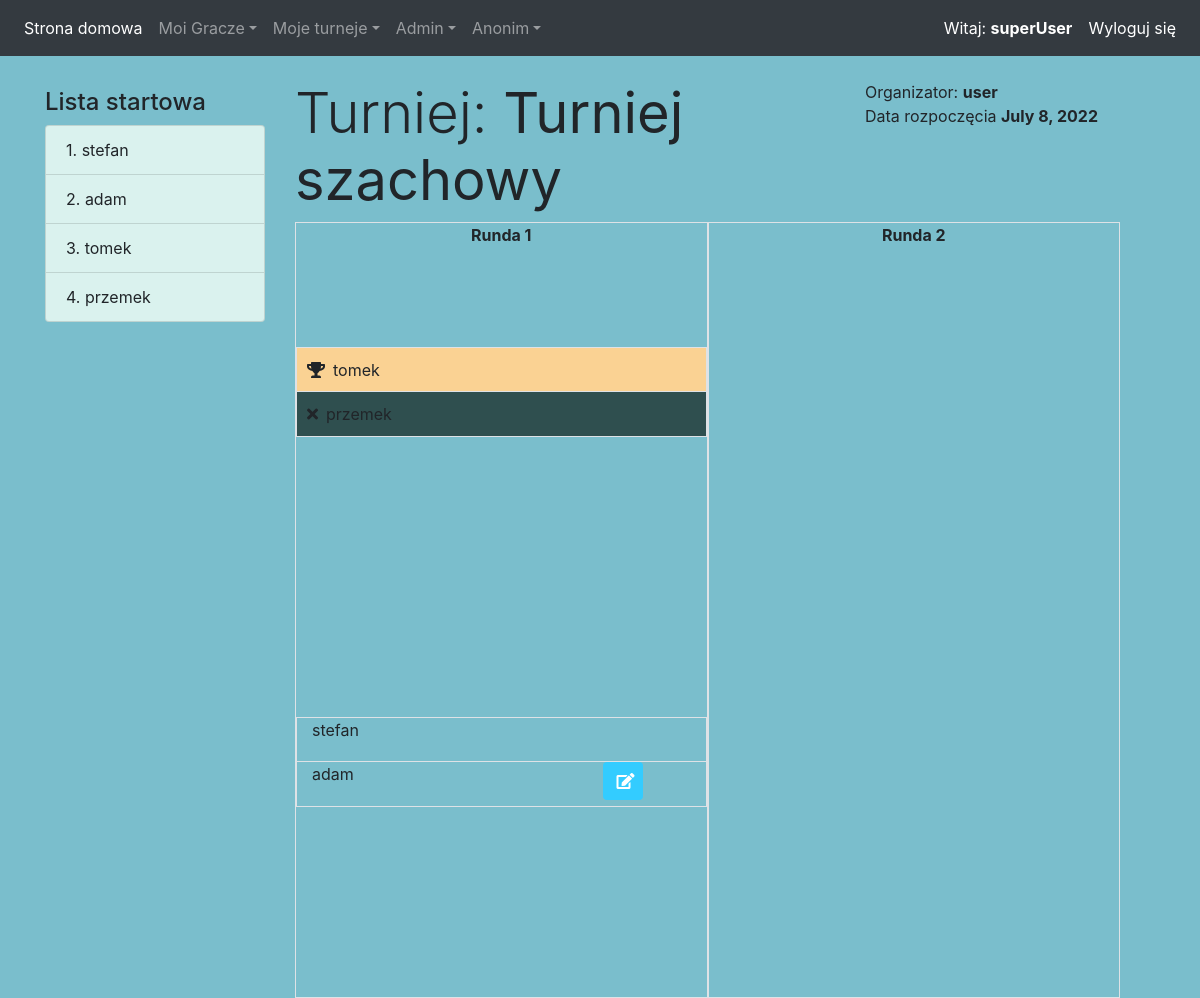
Screenshot of /tournaments/detail/142/ (signed in) with the database file from the repository.
### app/models/player_model.py (models this page shows)
class Player(models.Model):
    user = models.ForeignKey(User, null=True, on_delete=models.CASCADE)
    name = models.CharField('Nazwa', max_length=100, null=True)
    def __str__(self):
        return self.name

### app/models/tournament_model.py (models this page shows)
class Tournament(models.Model):
    user = models.ForeignKey(User, null=True, on_delete=models.CASCADE)
    name = models.CharField('Nazwa', max_length=100, null=True)
    start_date = models.DateTimeField('Rozpoczęcie', null=True)
    max_players = models.IntegerField(
        'Max graczy',
        null=False,
        validators=[MinValueValidator(2), MaxValueValidator(500)]
    )
    is_started = models.BooleanField('Rozpoczęty', null=False, default=False)
    is_finished = models.BooleanField('Zakończony', null=False, default=False)
    players = models.ManyToManyField(Player, 'Gracze')
    def __str__(self):
        return self.name

### app/models/round_model.py (models this page shows, shortened)
class Round(models.Model):
    tournament = models.ForeignKey(Tournament, on_delete=models.CASCADE)
    round_number = models.IntegerField('Runda nr',null=True)

### app/models/result_model.py (models this page shows, shortened)
class Result(models.Model):
    arena = models.ForeignKey(Arena, null=True, on_delete=models.CASCADE)
    winner = models.ForeignKey(Player, on_delete=models.CASCADE)

### app/models/arena_model.py (models this page shows, shortened)
class Arena(models.Model):
    round = models.ForeignKey(Round, null=True, on_delete=models.CASCADE)
    player1 = models.ForeignKey(Player, related_name='player1',  on_delete=models.CASCADE)
    player2 = models.ForeignKey(Player, related_name='player2', on_delete=models.CASCADE)
    arena_number = models.IntegerField('Stolik nr', null=True)

### app/views/tournaments_view.py (the view)
# urls.py: path('tournaments/detail/<slug:pk>/', tournaments_detail, name="tournaments_detail"),
def tournaments_detail(request, pk):
    if request.user.is_anonymous:
        model = Tournament.objects.filter(pk=pk)
        if model.filter(is_started=True, is_finished=False):
            context = {'tournament': model.first(), 'rounds_status': count_finished_arenas_on_round(pk)}
            return render(request, 'app/tournaments/detail.html', context)
        else:
            messages.error(request, "Użytkownik anonimowy może przeglądać jedynie trwające turnieje")
            return redirect('home')
    else:
        model = Tournament.objects.filter(pk=pk)
        context = {'tournament': model.first(), 'rounds_status': count_finished_arenas_on_round(pk)}
        return render(request, 'app/tournaments/detail.html', context)

### app/views/tournaments_view.py (called while the page is built)
def count_finished_arenas_on_round(pk):
    my_list = []
    for round_ in Round.objects.filter(tournament=pk):
        arenas = list(Arena.objects.filter(round=round_.pk))
        arenas_finished = 0
        for arena in arenas:
            results = list(Result.objects.filter(arena=arena))
            for result in results:
                if result.winner:
                    arenas_finished = arenas_finished + 1
        x = RoundsStatusHelper()
        x.round_number = round_.round_number
        x.finished_table = arenas_finished
        x.total_table = len(arenas)
        my_list.append(x)
    return my_list

### templates/app/tournaments/detail.html (shortened to what this page needs)
{% extends 'app/scheleton.html' %}
{% block content %}
{% load poll_extras %}
<div class="mt-4">
    <div class="container w-25 float-left max-w-250 mt-2">
        <h4>Lista startowa</h4>
        <ul class="list-group">
            {% for player in tournament.players.all  %}
                <li class="list-group-item list-background">{{ forloop.counter }}. {{ player.name }}</li>
            {% endfor %}
        </ul>
    </div>
    <div class="container w-75 float-left">
        <div class="row">
            <div class="col-sm-8"><h3 class="display-4">Turniej: <b>{{ tournament }}</b></h3></div>
            <div class="col-sm-4">
                Organizator: <b>{{ tournament.user }}</b><br>
                Data rozpoczęcia <b>{{ tournament.start_date.date }}</b>
            </div>
        </div>
        <div class="dashboard">
            <div class="container h-100">
                <div class="row">
                    {% for round in tournament.round_set.all  %}
                        <div class="col border">
                          <p class="round-title font-weight-bold">Runda {{ round.round_number }}</p>
                            {% for arena in round.arena_set.all  %}
                                {% if round.arena_set.count == 2 %}
                                    <div class="row">
                                        <div class="empty-arena"> </div>
                                    </div>
                                {% endif %}
                                <div class="row">
                                        {% for x in arena.result_set.all  %}
                                    <div class="border arena col-12">
                                           {% if x.winner == arena.player1 %}
                                               <div class="row winner border-bottom">
                                                    <i class="fas fa-trophy mt-auto mb-auto"></i>
                                                   <div class="mt-auto mb-auto ml-2">{{ arena.player1 }}</div>
                                               </div>
                                               <div class="row losser">
                                                   <i class="fas fa-times mt-auto mb-auto"></i>
                                                   <div class="mt-auto mb-auto ml-2">{{ arena.player2 }}</div>
                                               </div>
                                           {% endif %}
                                    </div>
                                        {% endfor %}
                                </div>
                                {% if arena.result_set.count == 0 %}
                                <div class="row">
                                    <div class="border arena col-12">
                                        <div class="row no_result border-bottom">
                                            <div class="col-12">
                                                {{ arena.player1 }}
                                            </div>
                                        </div>
                                        <div class="row no_result">
                                            <div class="col-9">
                                                {{ arena.player2 }}
                                            </div>
                                            <div class="float-end col-3 p-0">
                                                <a href="{% url 'enter_result' arena.pk %}">
                                            <button class="btn result_btn" type="submit">
                                                <i class="fas fa-edit mr-2"> </i>
                                            </button>
                                            </a>
                                            </div>
                                        </div>
                                    </div>
                                </div>
                                {% endif %}
                                {% if round.arena_set.count == 2 %}
                                    <div class="row">
                                        <div class="empty-arena"> </div>
                                    </div>
                                    <div class="row">
                                        <div class="empty-arena"> </div>
                                    </div>
                                {% endif %}
                            {% endfor %}
                        </div>
                    {% endfor %}
                </div>
            </div>
        </div>
    </div>
</div>
{% endblock %}

### templates/app/header.html (shortened to what this page needs)
<nav class="navbar navbar-expand-sm bg-dark navbar-dark">
    <div class="collapse navbar-collapse" id="navbarSupportedContent">
        <ul class="navbar-nav mr-auto">
            <li class="nav-item active">
                <a class="nav-link" href="{% url 'home' %}">Strona domowa <span class="sr-only">(current)</span></a>
            </li>
            <li class="nav-item dropdown">
                <a class="nav-link dropdown-toggle" href="#" data-toggle="dropdown">Moi Gracze</a>
            </li>
            <li class="nav-item dropdown">
                <a class="nav-link dropdown-toggle" href="#" data-toggle="dropdown">Moje turneje</a>
            </li>
            <li class="nav-item dropdown">
                <a class="nav-link dropdown-toggle" href="#" data-toggle="dropdown">Admin</a>
            </li>
            <li class="nav-item dropdown">
                <a class="nav-link dropdown-toggle" href="#" data-toggle="dropdown">Anonim</a>
            </li>
        </ul>
        <ul class="navbar-nav navbar-right">
            {% if user.is_authenticated %}
                <li class="nav-item active">
                    <a class="nav-link" href="#">Witaj: <b>{{user.username}}</b> <span class="sr-only">(current)</span></a>
                </li>
                <li class="nav-item active">
                    <a class="nav-link" href="{% url 'logout' %}">Wyloguj się <span class="sr-only">(current)</span></a>
                </li>
            {% endif %}
        </ul>
    </div>
</nav>

### app/static/css/styles.css (style rules this page uses)
.max-w-250 { max-width: 250px; }
.arena { min-height: 90px; min-width: 180px; margin-bottom: 10px; }
.winner { background: #fad293; padding-left: 10px; height: 50% !important; }
.losser { padding-left: 10px; background: darkslategrey; height: 50% !important; }
.no_result { height: 50% !important; }
.empty-arena { min-height: 90px; min-width: 180px; }
.round-title { margin-bottom: 10px; text-align: center; }
.list-background { background: #daf2ee; }
body, html { margin: 0; padding: 0; height: 100%; background: #7abecc !important; }
.result_btn { max-width: 40px; background: #33ccff !important; color: white !important; }

### rows the page displays
Player: name "stefan"
Player: name "adam"
Player: name "tomek"
Player: name "przemek"
Tournament: name "Turniej szachowy", user "user", start_date "July 8, 2022"
Round: round_number "1"
Arena: player1 "tomek", player2 "przemek"
Arena: player1 "stefan", player2 "adam"
Round: round_number "2"

### other values shown
{{ user.username }} "superUser"
